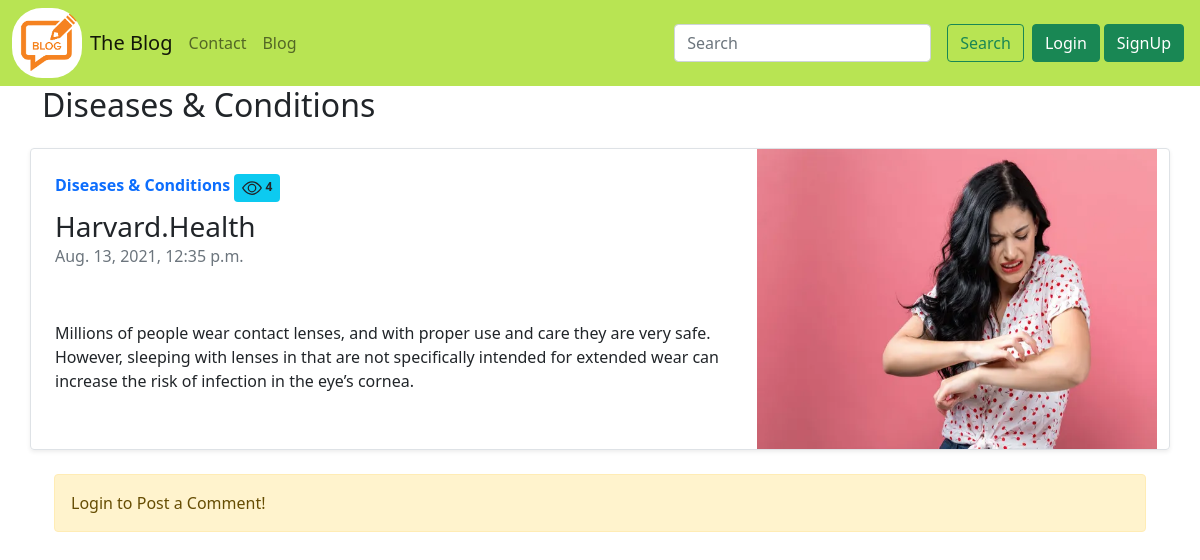
The page /blog/fourth_post on the database its author committed.
### Blogger/models.py (models this page shows, shortened)
class Post(models.Model):
    sno = models.AutoField(primary_key=True)
    title = models.CharField(max_length=255)
    author = models.CharField(max_length=255)
    views = models.IntegerField(default=0)
    content = models.TextField()
    slug = models.SlugField(max_length=255, blank=True)
    timeStamp = models.DateTimeField(blank=True)
    image = models.ImageField(upload_to="Blogger/blog_img", default = "")

### Blogger/views.py (the view)
# urls.py: path('<str:slug>', views.blogPost, name='blogPost'),
def blogPost(request, slug):
    userlist = User.objects.all()
    post = Post.objects.filter(slug=slug).first()
    post.views += 1
    post.save()
    allcomments = BlogComment.objects.all()
    parentSno = request.POST.get("parentSno")
    replySno = request.POST.get("replySno")
    comments = BlogComment.objects.filter(post=post)
    replies= BlogComment.objects.filter(post=post).exclude(parent=None)
    replyDict={}
    for reply in replies:
        if reply.parent.sno not in replyDict.keys():
            replyDict[reply.parent.sno]=[reply]
        else:
            replyDict[reply.parent.sno].append(reply)
    '''output of above line: {29: [<BlogComment: hi this is relp... by  nishant>, <BlogComment: second time rep... by  nishant>], 31: [<BlogComment: hello 2 reply
     by  nishant>, <BlogComment: 2 reply of 2 co... by  nishant>]}'''
    replys = BlogComment.objects.filter(parent=replySno)
    context = {"post": post, "comments": comments, "allcomments": allcomments,'replyDict': replyDict}
    return render(request, 'blog/blogPost.html', context)

### templates/blog/blogPost.html (shortened to what this page needs)
{% extends 'Home/basic.html' %}
{% block body %}
{% load humanize %}
{% load extras %}
<div class="container">
    <h2>{{post.title}}</h2>
    <div class="row no-gutters border rounded overflow-hidden flex-md-row mb-4 shadow-sm h-md-250 my-4 position-relative">
        <div class="col p-4 d-flex flex-column position-static">
            <strong class="d-inline-block mb-2 text-primary">{{post.title}} <span class="badge bg-info text-dark">  {{post.views}}</span>
</strong>
            <h3 class="mb-0">{{post.author}}</h3>
            <div class="mb-1 text-muted">{{post.timeStamp}}</div>
            <p class="card-text mb-auto">{{post.content|safe}}</p>
        </div>
        <div class="col-auto d-none d-lg-block">
        <img src="/media/{{post.image}}" width="400" height="300" alt="" srcset="">
        </div>
    </div>
    <div class="container">
        {% if user.is_anonymous %}
        <div class="alert alert-warning" role="alert">
            Login to Post a Comment!
        </div>
        {% endif %}
        </div>
    </div>
        {% endblock body %}

### rows shown on the page
Post: title "Diseases & Conditions", views "4", author "Harvard.Health", timeStamp "Aug. 13, 2021, 12:35 p.m.", content "Millions of people wear contact lenses, and with proper use and care they are very safe. However, sleeping with lenses in that are not specifically intended for extended wear can increase the risk of infection in the eye’s cornea.", image (picture)
